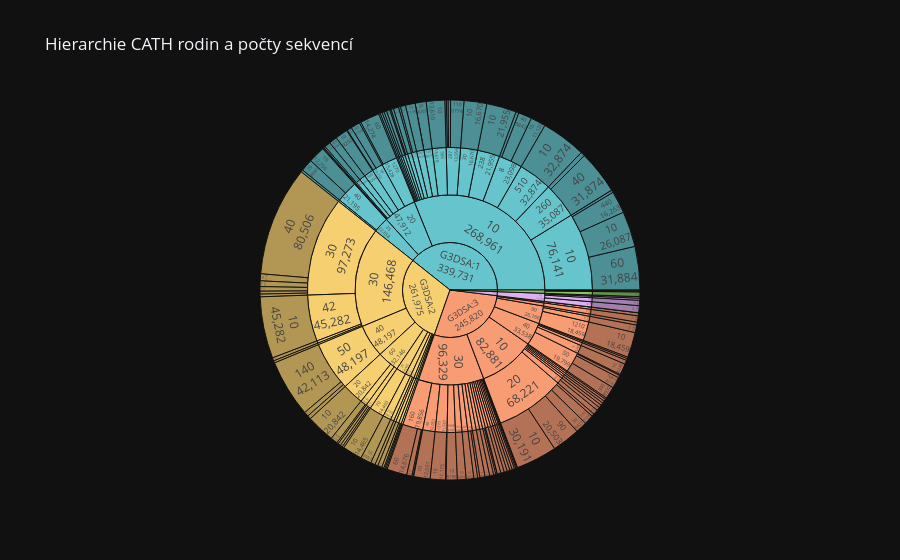

Notebook code for this chart:
### Code cell
import plotly.express as px

hierarchy_df = (
    df.group_by(["cath_class", "cath_arch", "cath_topology", "cath_homology"])
    .agg(pl.len().alias("count"))
    .to_pandas() # Plotly zatím vyžaduje pandas nebo dict, polars neumí napřímo
)

# 3. Vykreslení Sunburst diagramu (interaktivní strom)
fig = px.sunburst(
    hierarchy_df,
    path=['cath_class', 'cath_arch', 'cath_topology', 'cath_homology'],
    values='count',
    title="Hierarchie CATH rodin a počty sekvencí",
    color='cath_class',
    color_discrete_sequence=px.colors.qualitative.Pastel
)

fig.update_traces(textinfo="label+value")
fig.show()

# 4. Pokud preferuješ klasický Treemap (čtvercový strom)
fig_tree = px.treemap(
    hierarchy_df,
    path=['cath_class', 'cath_arch', 'cath_topology', 'cath_homology'],
    values='count',
    title="Treemap CATH struktur",
    color='count',
    color_continuous_scale='Viridis'
)
fig = px.treemap(
    hierarchy_df,
    path=['cath_class', 'cath_arch', 'cath_topology', 'cath_homology'],
    values='count'
)

# Export přímo do PDF
fig.write_image("cath_hierarchy.pdf")

### Figure 1 — Plotly figure (JSON) as saved in the notebook; plotly's stock layout.template omitted (floating-point values rounded to 4 significant figures; data arrays with more than 128 entries replaced by an {"elided": "..."} marker saying what was removed)
{"data": [{"branchvalues": "total", "customdata": {"elided": "256x1 str values"}, "domain": {"x": [0.0, 1.0], "y": [0.0, 1.0]}, "hovertemplate": "labels=%{label}<br>count=%{value}<br>parent=%{parent}<br>id=%{id}<br>cath_class=%{customdata[0]}<extra></extra>", "ids": {"elided": "256 str values"}, "labels": {"elided": "256 str values"}, "marker": {"colors": {"elided": "256 str values"}}, "name": "", "parents": {"elided": "256 str values"}, "values": {"elided": "256 float values"}, "type": "sunburst", "textinfo": "label+value"}], "layout": {"legend": {"tracegroupgap": 0}, "title": {"text": "Hierarchie CATH rodin a počty sekvencí"}, "sunburstcolorway": ["rgb(102, 197, 204)", "rgb(246, 207, 113)", "rgb(248, 156, 116)", "rgb(220, 176, 242)", "rgb(135, 197, 95)", "rgb(158, 185, 243)", "rgb(254, 136, 177)", "rgb(201, 219, 116)", "rgb(139, 224, 164)", "rgb(180, 151, 231)", "rgb(179, 179, 179)"]}}
